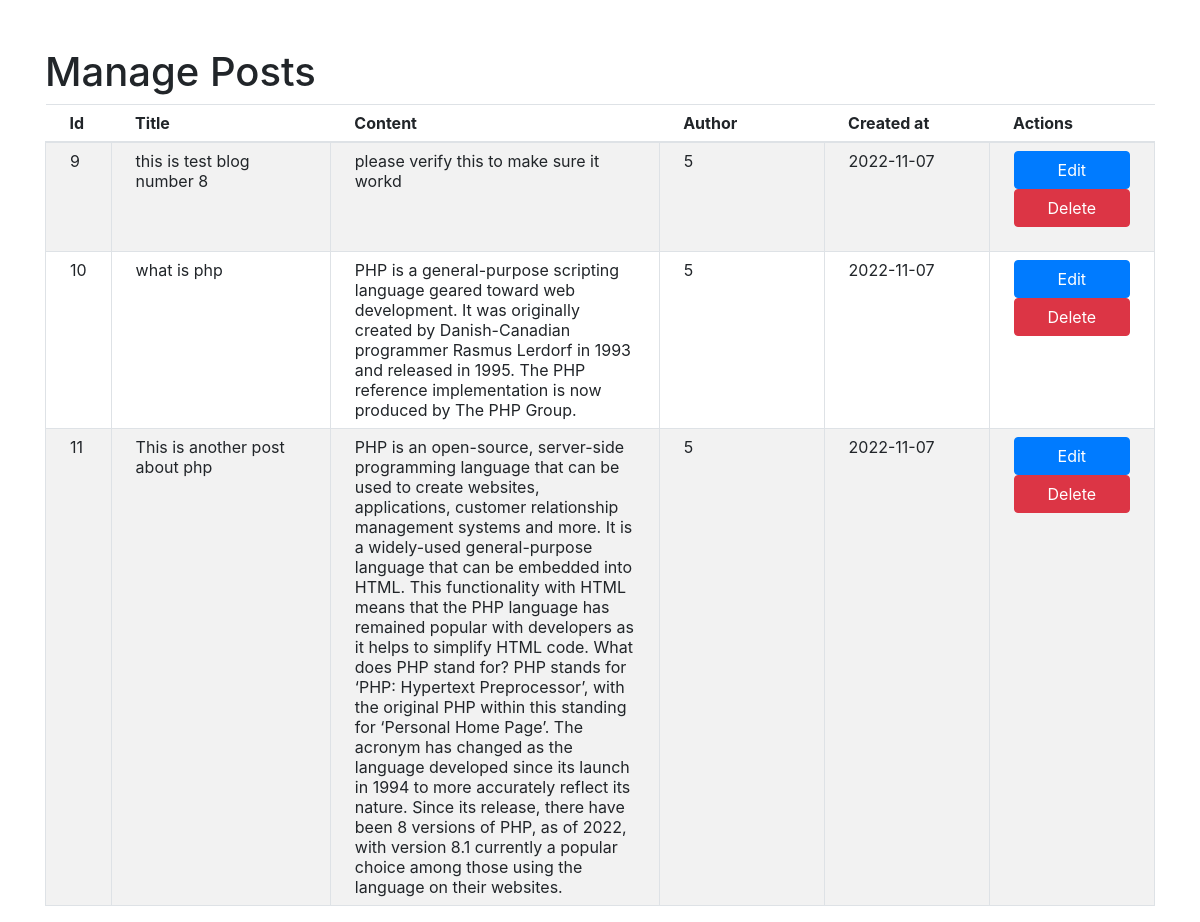
Page /backend/all-posts.php on the committed database.
### tables this page shows
CREATE TABLE `posts` (
  `id` int(11) NOT NULL,
  `title` varchar(200) DEFAULT NULL,
  `content` varchar(1000) DEFAULT NULL,
  `slug` varchar(250) DEFAULT NULL,
  `video_url` varchar(400) DEFAULT NULL,
  `userid` int(11) DEFAULT NULL,
  `date` date DEFAULT NULL,
  `image` varchar(100) DEFAULT NULL
);

### backend/Blog.php (called while the page is built, shortened)
<?php
class Blog {
    private $conn;
    public function __construct()
    {
        $connection = connect();
        $this->conn = $connection;
    }
    public function getPosts(){
        $sql = "SELECT id as postid, `title`, `content`, `userid`, `slug`,  `date` FROM posts";
        $result = $this->conn->query($sql);
        $posts = array();
        if ($result->num_rows > 0) {
            while($row = $result->fetch_assoc()) {
                $posts[] = $row;
            }
            return $posts;
        }
        else{
            return false;
        }
    }
}

### backend/all-posts.php (the view, shortened to what this page needs)
<?php
include './Connection.php';
include './Blog.php';
$post = new Blog();
?>
<html lang="en">
<head>
    <link rel="stylesheet" href="https://cdn.jsdelivr.net/npm/bootstrap@4.3.1/dist/css/bootstrap.min.css">
</head>
<body >
    <div class="container mt-5">
        <h1 class=""> Manage Posts</h1>
    <div class="table">
        <table class="table table-striped">
            <thead>
                <tr>
                    <th class="px-4 py-2" style="width: 5%">Id</th>
                    <th class="px-4 py-2" style="width: 20%">Title</th>
                    <th class="px-4 py-2" style="width: 30%">Content</th>
                    <th class="px-4 py-2" style="width: 15%">Author</th>
                    <th class="px-4 py-2" style="width: 15%">Created at</th>
                    <th class="px-4 py-2" style="width: 30%">Actions</th>
                </tr>
            </thead>
            <tbody>
                <?php
                $posts = $post->getPosts();
                foreach($posts as $blogpost){
                    ?>
                    <tr>
                        <td class="border px-4 py-2"><?php echo $blogpost['postid']; ?></td>
                        <td class="border px-4 py-2"><?php echo $blogpost['title']; ?></td>
                        <td class="border px-4 py-2"><?php echo $blogpost['content']; ?></td>
                        <td class="border px-4 py-2"><?php echo $blogpost['userid']; ?></td>
                        <td class="border px-4 py-2"><?php echo $blogpost['date']; ?></td>
                        <td class="border px-4 py-2">
                            <a href="edit-blog.php?id=<?php echo $blogpost['postid']; ?>" class="btn btn-primary w-100">Edit</a>
                            <form action="./useraction.php" method="POST">
                                <button type="submit" name="delete-submit" class="btn btn-danger w-100">Delete</button>
                            </form>
                        </td>
                    </tr>
                    <?php
                }
                ?>
            </tbody>
        </table>
    </div>
    </div>
</body>
</html>

### rows in the picture
posts: id "9", title "this is test blog number 8", content "please verify this to make sure it workd", userid "5", date "2022-11-07"
posts: id "10", title "what is php", content "PHP is a general-purpose scripting language geared toward web development. It was originally created by Danish-Canadian programmer Rasmus Lerdorf in 1993 and released in 1995. The PHP reference implementation is now produced by The PHP Group.", userid "5", date "2022-11-07"
posts: id "11", title "This is another post about php", content "PHP is an open-source, server-side programming language that can be used to create websites, applications, customer relationship management systems and more. It is a widely-used general-purpose language that can be embedded into HTML. This functionality with HTML means that the PHP language has remained popular with developers as it helps to simplify HTML code. What does PHP stand for? PHP stands for ‘PHP: Hypertext Preprocessor’, with the original PHP within this standing for ‘Personal Home Page’. The acronym has changed as the language developed since its launch in 1994 to more accurately reflect its nature. Since its release, there have been 8 versions of PHP, as of 2022, with version…", userid "5", date "2022-11-07"
